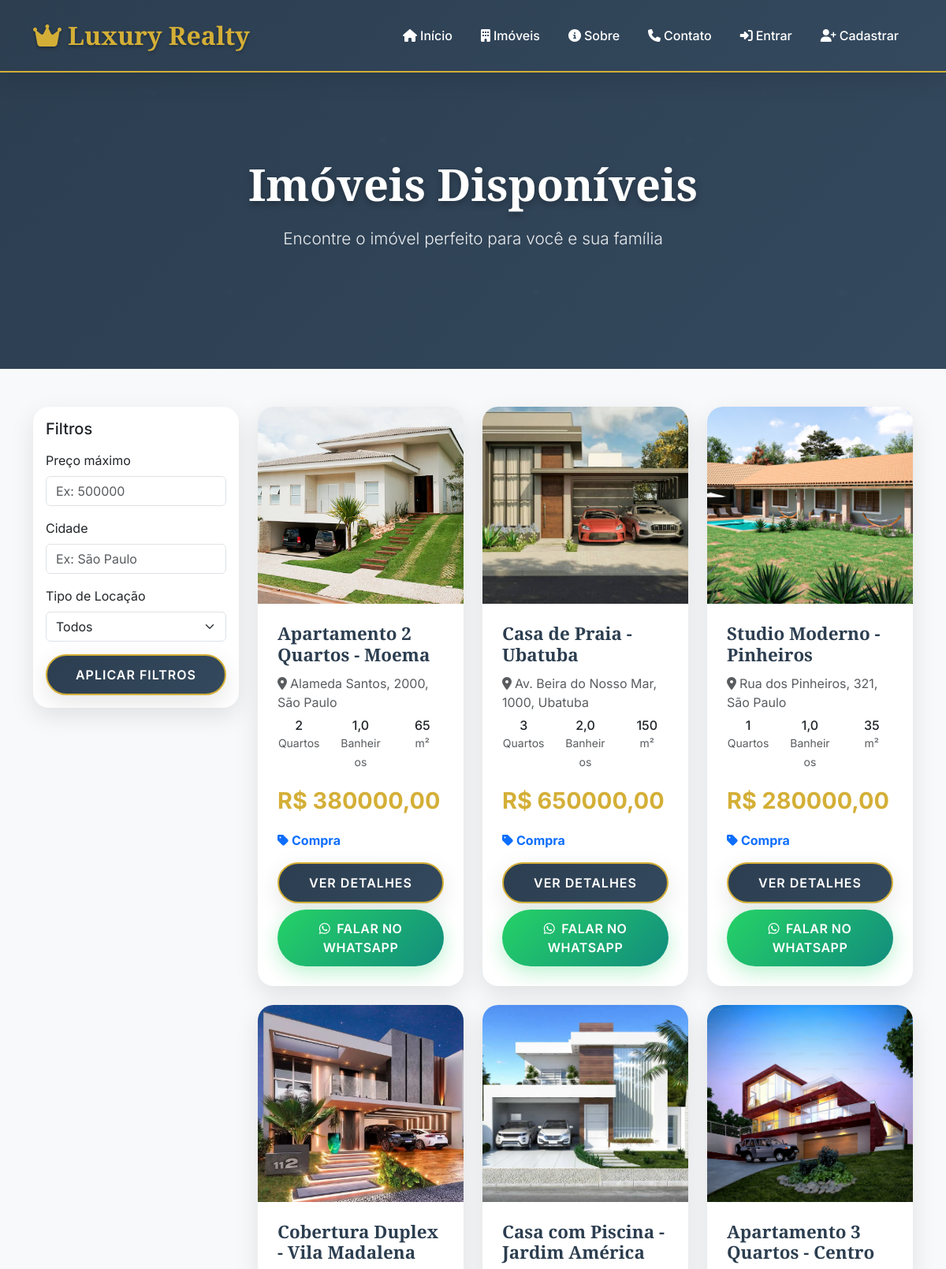
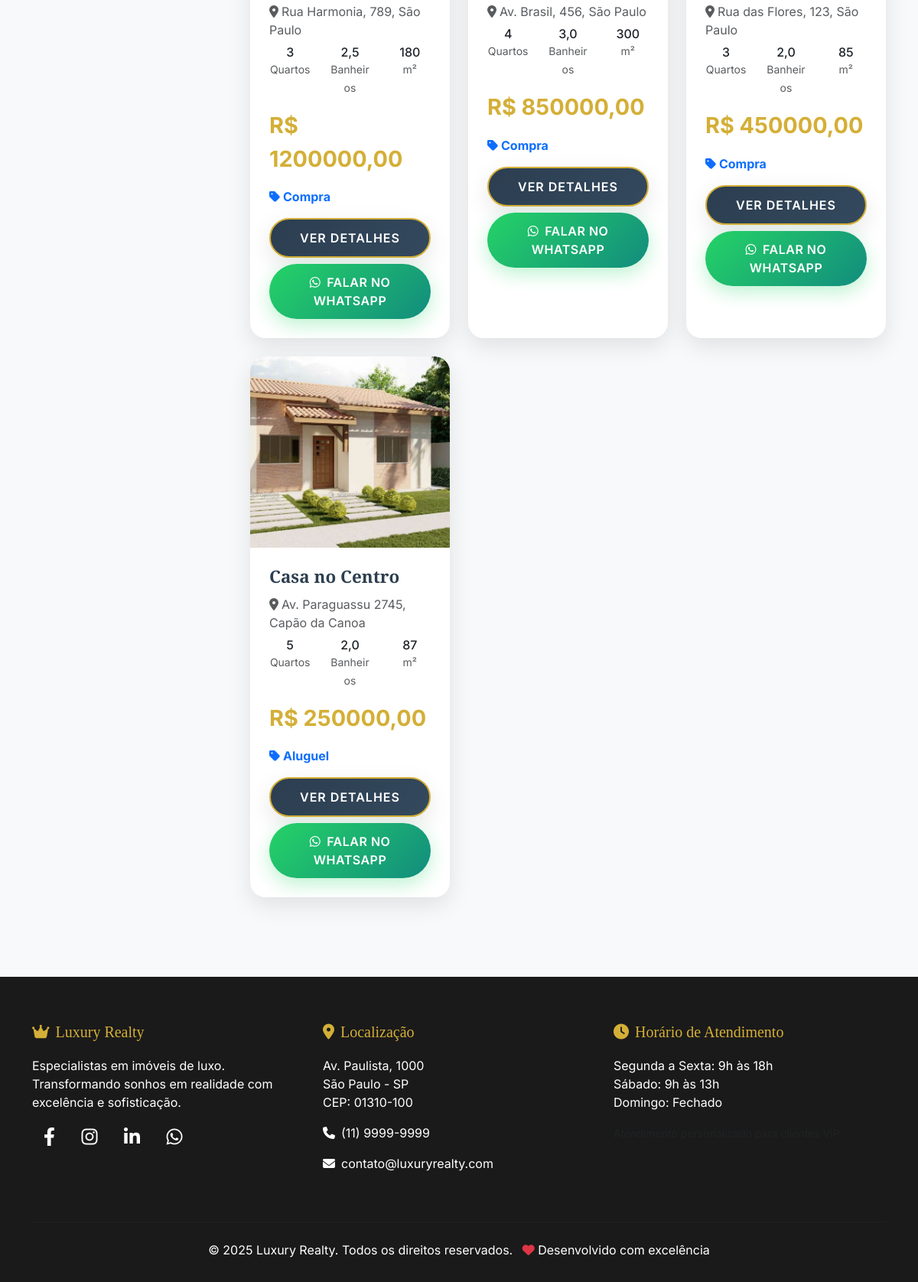
The app's page /imoveis/ with its own data (2 pictures, top to bottom).
### imoveis/models.py (models this page shows, shortened)
class Property(models.Model):
    title = models.CharField(max_length=200, verbose_name="Título")
    description = models.TextField(verbose_name="Descrição")
    price = models.DecimalField(max_digits=10, decimal_places=2, verbose_name="Preço")
    address = models.CharField(max_length=300, verbose_name="Endereço")
    city = models.CharField(max_length=100, verbose_name="Cidade")
    state = models.CharField(max_length=100, verbose_name="Estado")
    zip_code = models.CharField(max_length=20, verbose_name="CEP")
    bedrooms = models.IntegerField(verbose_name="Quartos")
    bathrooms = models.DecimalField(max_digits=3, decimal_places=1, verbose_name="Banheiros")
    area = models.IntegerField(verbose_name="Área (m²)")
    image = models.ImageField(upload_to='properties/', blank=True, null=True, verbose_name="Imagem")
    whatsapp_number = models.CharField(max_length=20, blank=True, null=True, verbose_name="WhatsApp", help_text="Número do WhatsApp (ex: 5511999999999)")
    rental_type = models.CharField(max_length=20, choices=[('compra', 'Compra'), ('aluguel', 'Aluguel')], default='compra', verbose_name="Tipo de Locação")
    is_available = models.BooleanField(default=True, verbose_name="Disponível")
    created_at = models.DateTimeField(auto_now_add=True, verbose_name="Criado em")
    updated_at = models.DateTimeField(auto_now=True, verbose_name="Atualizado em")
    def get_whatsapp_link(self):
        if self.whatsapp_number:
            number = ''.join(filter(str.isdigit, self.whatsapp_number))
            message = f"Olá! Tenho interesse no imóvel: {self.title} - R$ {self.price:,.2f}. Podemos conversar?"
            encoded_message = message.replace(' ', '%20').replace('\n', '%0A')
            return f"https://wa.me/{number}?text={encoded_message}"
        return None
    class Meta:
        verbose_name = "Imóvel"
        verbose_name_plural = "Imóveis"
        ordering = ['-created_at']

### imoveis/views.py (the view)
# urls.py: path('imoveis/', views.property_list, name='property_list'),
def property_list(request):
    properties = Property.objects.filter(is_available=True)
    price_max = request.GET.get('price')
    if price_max:
        try:
            properties = properties.filter(price__lte=float(price_max))
        except ValueError:
            pass
    city = request.GET.get('city')
    if city:
        properties = properties.filter(city__icontains=city)
    rental_type = request.GET.get('rental_type')
    if rental_type in ['compra', 'aluguel']:
        properties = properties.filter(rental_type=rental_type)
    properties = properties.order_by('-created_at')
    return render(request, 'imoveis/property_list.html', {'properties': properties})

### templates/imoveis/property_list.html (shortened to what this page needs)
{% extends 'imoveis/base.html' %}
{% block content %}
<section class="hero-luxury">
    <div class="container text-center">
        <h1 class="hero-title">Imóveis Disponíveis</h1>
        <p class="hero-subtitle">Encontre o imóvel perfeito para você e sua família</p>
    </div>
</section>
<section class="container my-5">
    <div class="row">
        <div class="col-lg-3 mb-4">
            <div class="card card-luxury p-3">
                <h5 class="mb-3">Filtros</h5>
                <form method="get" action="{% url 'property_list' %}">
                    <div class="mb-3">
                        <label for="price" class="form-label">Preço máximo</label>
                        <input type="number" class="form-control" id="price" name="price" placeholder="Ex: 500000" value="{{ request.GET.price }}">
                    </div>
                    <div class="mb-3">
                        <label for="city" class="form-label">Cidade</label>
                        <input type="text" class="form-control" id="city" name="city" placeholder="Ex: São Paulo" value="{{ request.GET.city }}">
                    </div>
                    <div class="mb-3">
                        <label for="rental_type" class="form-label">Tipo de Locação</label>
                        <select class="form-select" id="rental_type" name="rental_type">
                            <option value="">Todos</option>
                        </select>
                    </div>
                    <button type="submit" class="btn btn-luxury w-100">Aplicar Filtros</button>
                </form>
            </div>
        </div>
        <div class="col-lg-9">
            <div class="row">
                {% for property in properties %}
                <div class="col-lg-4 col-md-6 mb-4">
                    <div class="card card-luxury h-100">
                        {% if property.image %}
                        <img src="{{ property.image.url }}" class="card-img-top" alt="{{ property.title }}">
                        {% else %}
                        <div class="card-img-top bg-secondary d-flex align-items-center justify-content-center" style="height: 250px;">
                            <i class="fas fa-home fa-3x text-white"></i>
                        </div>
                        {% endif %}
                        <div class="card-body">
                            <h5 class="card-title">{{ property.title }}</h5>
                            <p class="card-text text-muted mb-2">
                                <i class="fas fa-map-marker-alt me-1"></i>{{ property.address }}, {{ property.city }}
                            </p>
                            <div class="row text-center mb-3">
                                <div class="col-4">
                                    <div class="text-center">
                                        <h6 class="mb-0">{{ property.bedrooms }}</h6>
                                        <small class="text-muted">Quartos</small>
                                    </div>
                                </div>
                                <div class="col-4">
                                    <div class="text-center">
                                        <h6 class="mb-0">{{ property.bathrooms }}</h6>
                                        <small class="text-muted">Banheiros</small>
                                    </div>
                                </div>
                                <div class="col-4">
                                    <div class="text-center">
                                        <h6 class="mb-0">{{ property.area }}</h6>
                                        <small class="text-muted">m²</small>
                                    </div>
                                </div>
                            </div>
                            <p class="price-luxury mb-3">R$ {{ property.price|floatformat:2 }}</p>
                            <p class="text-primary fw-bold mb-3">
                                <i class="fas fa-tag me-1"></i>{{ property.get_rental_type_display }}
                            </p>
                            <div class="d-grid gap-2">
                                <a href="{% url 'property_detail' property.pk %}" class="btn btn-luxury">Ver Detalhes</a>
                                {% if property.whatsapp_number and property.get_whatsapp_link %}
                                <a href="{{ property.get_whatsapp_link }}" target="_blank" class="btn btn-whatsapp-luxury">
                                    <i class="fab fa-whatsapp me-2"></i>Falar no WhatsApp
                                </a>
                                {% endif %}
                            </div>
                        </div>
                    </div>
                </div>
                {% endfor %}
            </div>
        </div>
    </div>
</section>
{% endblock %}

### templates/imoveis/base.html (style rules this page uses)
:root { --primary-gold: #D4AF37; --secondary-gold: #B8860B; --dark-elegant: #1a1a1a; --light-gray: #f8f9fa; --text-dark: #2c3e50; --shadow-luxury: 0 10px 30px rgba(0,0,0,0.1); --gradient-luxury: linear-gradient(135deg, #2c3e50 0%, #34495e 100%); }
body { font-family: 'Inter', sans-serif; color: var(--text-dark); background: var(--light-gray); }
.btn-luxury { background: var(--gradient-luxury); color: white; border: 2px solid var(--primary-gold); border-radius: 50px; padding: 12px 30px; font-weight: 600; text-transform: uppercase; letter-spacing: 1px; transition: all 0.3s ease; box-shadow: var(--shadow-luxury); }
.btn-whatsapp-luxury { background: linear-gradient(135deg, #25D366 0%, #128C7E 100%); color: white; border: none; border-radius: 50px; padding: 12px 25px; font-weight: 600; text-transform: uppercase; letter-spacing: 0.5px; transition: all 0.3s ease; box-shadow: 0 8px 25px rgba(37, 211, 102, 0.3); }
.btn-whatsapp-luxury i { margin-right: 8px; }
.card-luxury { background: white; border: none; border-radius: 20px; overflow: hidden; box-shadow: var(--shadow-luxury); transition: all 0.3s ease; position: relative; }
.card-luxury .card-img-top { height: 250px; object-fit: cover; transition: transform 0.3s ease; }
.card-luxury .card-body { padding: 25px; }
.card-luxury .card-title { font-family: 'Playfair Display', serif; font-size: 1.4rem; font-weight: 600; color: var(--text-dark); margin-bottom: 10px; }
.price-luxury { font-size: 1.8rem; font-weight: 700; color: var(--primary-gold); margin-bottom: 15px; }
.hero-luxury { background: var(--gradient-luxury); color: white; padding: 120px 0; position: relative; overflow: hidden; }
.hero-luxury::before { content: ''; position: absolute; top: 0; left: 0; right: 0; bottom: 0; opacity: 0.1; }
.hero-luxury .container { position: relative; z-index: 2; }
.hero-title { font-family: 'Playfair Display', serif; font-size: 3.5rem; font-weight: 700; margin-bottom: 20px; text-shadow: 0 4px 8px rgba(0,0,0,0.3); }
.hero-subtitle { font-size: 1.3rem; font-weight: 300; margin-bottom: 30px; opacity: 0.9; }

### records on screen
Property: image (picture), title "Apartamento 2 Quartos - Moema", address "Alameda Santos, 2000", city "São Paulo", bedrooms "2", bathrooms "1,0", area "65", price "380000,00", rental_type "Compra"
Property: image (picture), title "Casa de Praia - Ubatuba", address "Av. Beira do Nosso Mar, 1000", city "Ubatuba", bedrooms "3", bathrooms "2,0", area "150", price "650000,00", rental_type "Compra"
Property: image (picture), title "Studio Moderno - Pinheiros", address "Rua dos Pinheiros, 321", city "São Paulo", bedrooms "1", bathrooms "1,0", area "35", price "280000,00", rental_type "Compra"
Property: image (picture), title "Cobertura Duplex - Vila Madalena", address "Rua Harmonia, 789", city "São Paulo", bedrooms "3", bathrooms "2,5", area "180", price "1200000,00", rental_type "Compra"
Property: image (picture), title "Casa com Piscina - Jardim América", address "Av. Brasil, 456", city "São Paulo", bedrooms "4", bathrooms "3,0", area "300", price "850000,00", rental_type "Compra"
Property: image (picture), title "Apartamento 3 Quartos - Centro", address "Rua das Flores, 123", city "São Paulo", bedrooms "3", bathrooms "2,0", area "85", price "450000,00", rental_type "Compra"
Property: image (picture), title "Casa no Centro", address "Av. Paraguassu 2745", city "Capão da Canoa", bedrooms "5", bathrooms "2,0", area "87", price "250000,00", rental_type "Aluguel"
